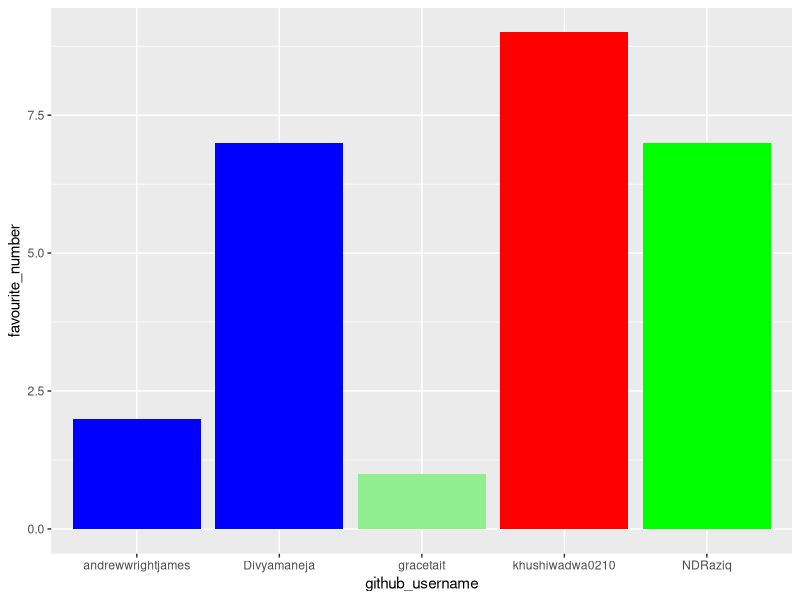
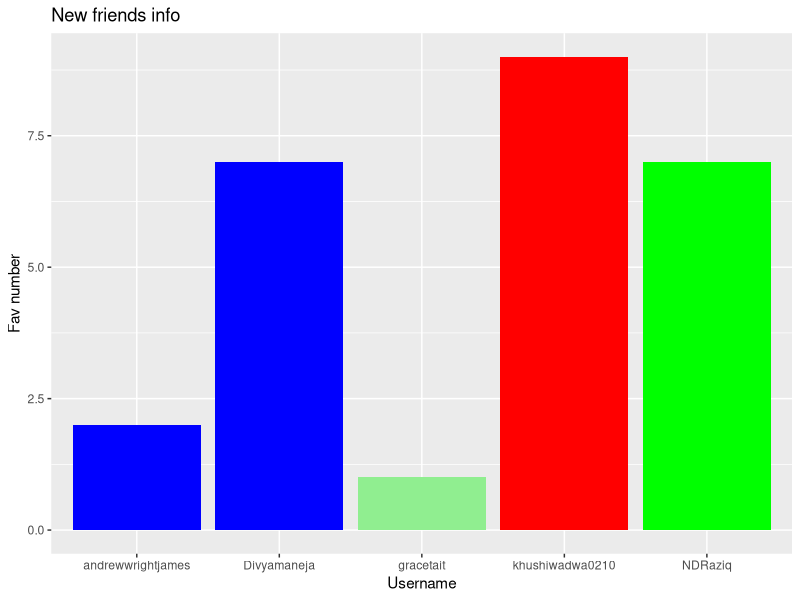
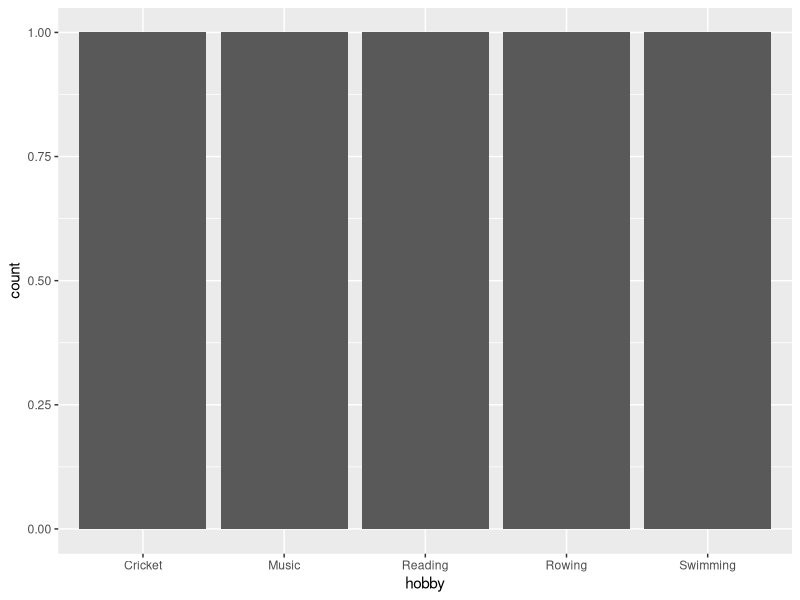

Reproduce these figures in R, in order.
## ---- chunk 1
library(tidyverse) 
## ---- chunk 2
team_data <- tibble(
  name = c("Khushi", "Andrew", "Danish", 
           "Divyam", "Grace"),
  github_username = c("khushiwadwa0210", "andrewwrightjames", "NDRaziq", 
                      "Divyamaneja", "gracetait"), 
  colour = c("red", "blue", "green", 
             "blue", "lightgreen"),
  hobby = c("Swimming", "Rowing", "Music", 
            "Cricket", "Reading"),
  favourite_number = c(9, 2, 7, 7, 1)
  )

team_data
## ---- chunk 3
p1 <- ggplot(data = team_data, 
             mapping = aes(x = github_username, 
                           y = favourite_number,
                           fill = colour), 
             ) +
   geom_col() +
   scale_fill_identity()
p1
## ---- chunk 4
p1 + labs(x = "Username", 
          y = "Fav number",
          title = "New friends info")
## ---- chunk 5
p2 <- ggplot(team_data, aes(x = hobby)) +
  geom_bar()
p2
